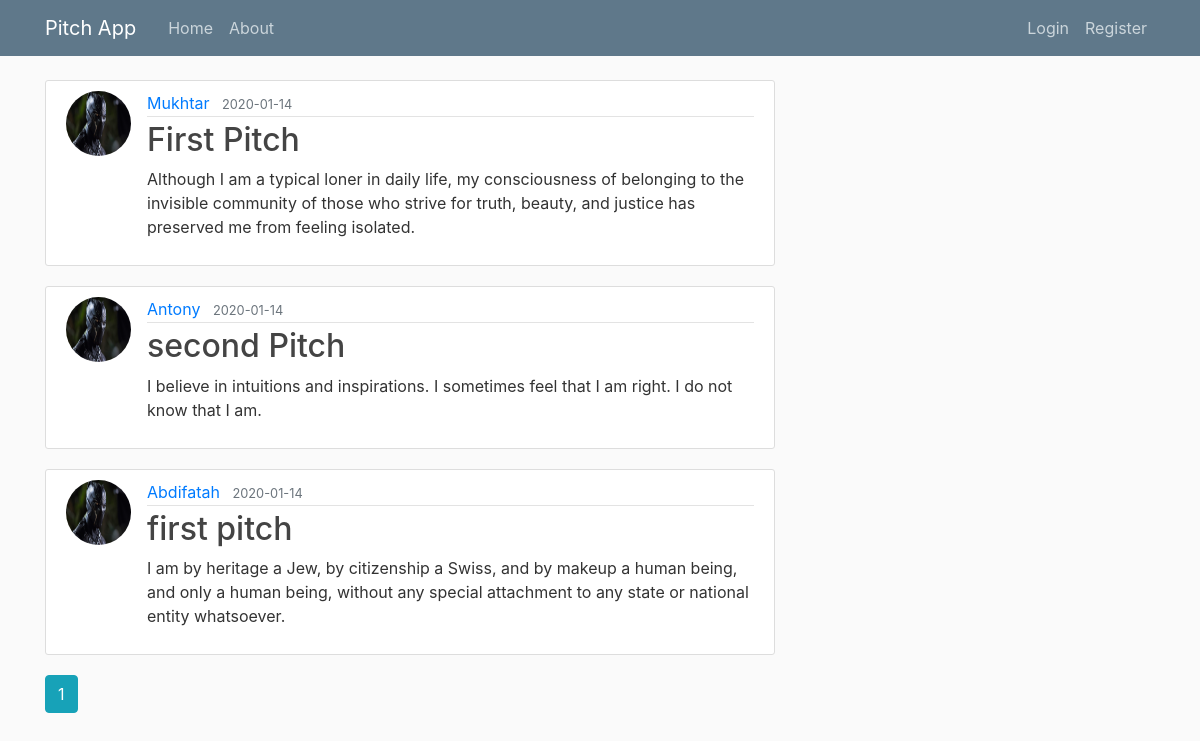
Page /home on the earlier database version.
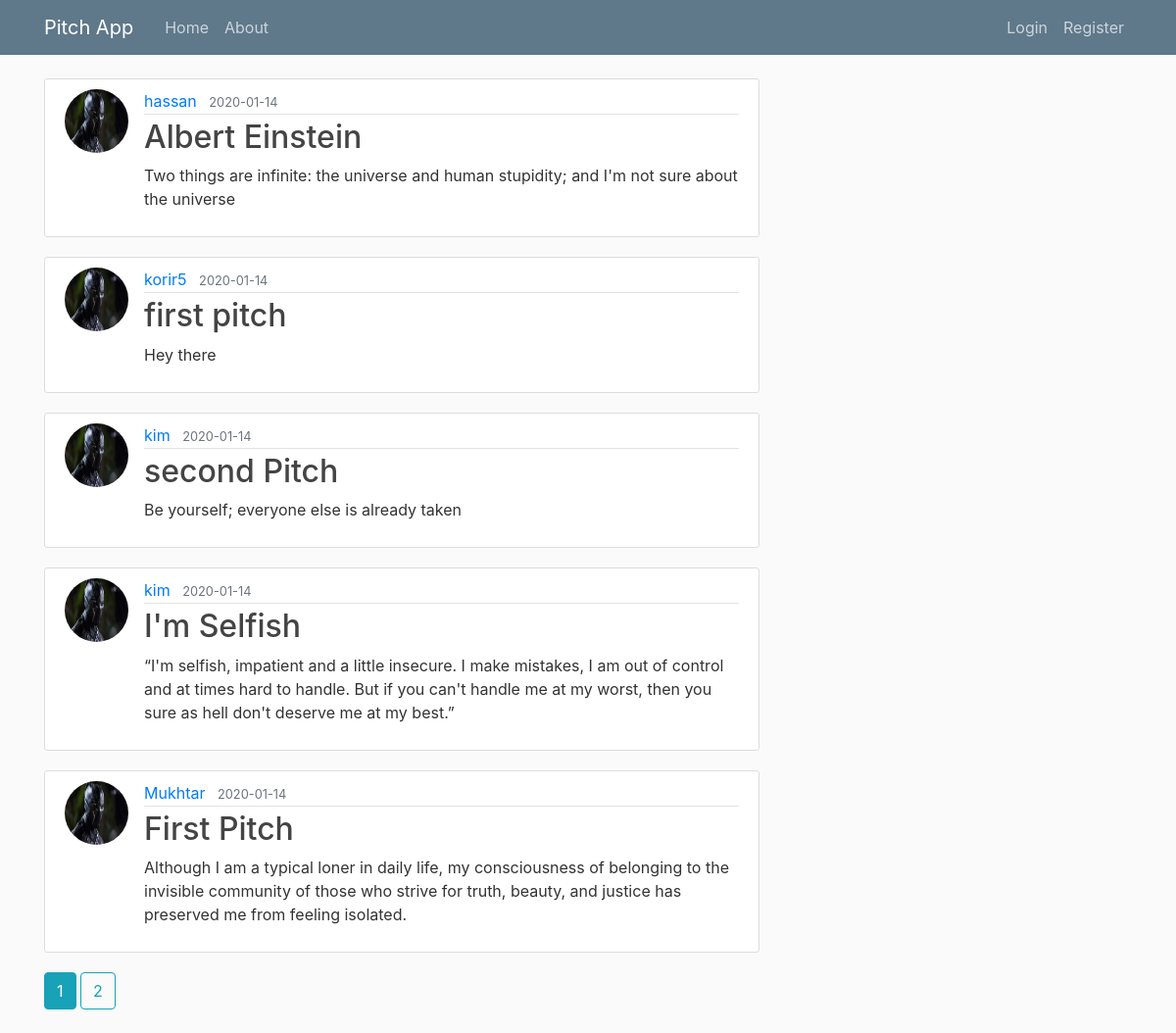
Same page on the later database version.
### pitch/models.py (models this page shows, shortened)
class Post(db.Model):
    id = db.Column(db.Integer, primary_key=True)
    title = db.Column(db.String(100), nullable=False)
    date_posted = db.Column(db.DateTime, nullable=False, default=datetime.utcnow)
    content = db.Column(db.Text, nullable=False)
    user_id = db.Column(db.Integer, db.ForeignKey('user.id'), nullable=False)

class User(db.Model, UserMixin):
    id = db.Column(db.Integer, primary_key=True)
    username = db.Column(db.String(20), unique=True, nullable=False)
    email = db.Column(db.String(120), unique=True, nullable=False)
    image_file = db.Column(db.String(20), nullable=False, default='default.jpg')
    password = db.Column(db.String(60), nullable=False)
    posts = db.relationship('Post', backref='author', lazy=True)

### pitch/routes.py (the view)
@app.route("/")
@app.route("/home")
def home():
    page = request.args.get('page', 1, type=int)
    posts = Post.query.order_by(Post.date_posted.desc()).paginate(page=page, per_page=5)
    return render_template('home.html', posts=posts)

### pitch/templates/home.html
{% extends "layout.html" %}
{% block content %}
    {% for post in posts.items %}
        <article class="media content-section">
          <img class="rounded-circle article-img" src="{{ url_for('static', filename='profile_pics/' + post.author.image_file) }}">
          <div class="media-body">
            <div class="article-metadata">
              <a class="mr-2" href="{{ url_for('user_posts', username=post.author.username) }}">{{ post.author.username }}</a>
              <small class="text-muted">{{ post.date_posted.strftime('%Y-%m-%d') }}</small>
            </div>
            <h2><a class="article-title" href="{{ url_for('post', post_id=post.id) }}">{{ post.title }}</a></h2>
            <p class="article-content">{{ post.content }}</p>
          </div>
        </article>
    {% endfor %}
    {% for page_num in posts.iter_pages(left_edge=1, right_edge=1, left_current=1, right_current=2) %}
      {% if page_num %}
        {% if posts.page == page_num %}
          <a class="btn btn-info mb-4" href="{{ url_for('home', page=page_num) }}">{{ page_num }}</a>
        {% else %}
          <a class="btn btn-outline-info mb-4" href="{{ url_for('home', page=page_num) }}">{{ page_num }}</a>
        {% endif %}
      {% else %}
        ...
      {% endif %}
    {% endfor %}
{% endblock content %}

### pitch/templates/layout.html (shortened to what this page needs)
<!DOCTYPE html>
<html>
<head>
    <link rel="stylesheet" href="https://maxcdn.bootstrapcdn.com/bootstrap/4.0.0/css/bootstrap.min.css">
    <link rel="stylesheet" type="text/css" href="{{ url_for('static', filename='main.css') }}">
</head>
<body>
    <header class="site-header">
      <nav class="navbar navbar-expand-md navbar-dark bg-steel fixed-top">
        <div class="container">
          <a class="navbar-brand mr-4" href="/">Pitch App</a>
          <div class="collapse navbar-collapse" id="navbarToggle">
            <div class="navbar-nav mr-auto">
              <a class="nav-item nav-link" href="{{ url_for('home') }}">Home</a>
              <a class="nav-item nav-link" href="{{ url_for('about') }}">About</a>
            </div>
            <div class="navbar-nav">
              {% if current_user.is_authenticated %}
               <a class="nav-item nav-link" href="{{ url_for('new_post') }}">New Pitch</a>
                <a class="nav-item nav-link" href="{{ url_for('account') }}">Account</a>
                <a class="nav-item nav-link" href="{{ url_for('logout') }}">Logout</a>
              {% else %}
                <a class="nav-item nav-link" href="{{ url_for('login') }}">Login</a>
                <a class="nav-item nav-link" href="{{ url_for('register') }}">Register</a>
              {% endif %}
            </div>
          </div>
        </div>
      </nav>
    </header>
    <main role="main" class="container">
      <div class="row">
        <div class="col-md-8">
          {% block content %}{% endblock %}
        </div>
      </div>
    </main>
</body>
</html>

### pitch/static/main.css (style rules this page uses)
body { background: #fafafa; color: #333333; margin-top: 5rem; }
h1, h2, h3, h4, h5, h6 { color: #444444; }
.bg-steel { background-color: #5f788a; }
.site-header .navbar-nav .nav-link { color: #cbd5db; }
.content-section { background: #ffffff; padding: 10px 20px; border: 1px solid #dddddd; border-radius: 3px; margin-bottom: 20px; }
.article-title { color: #444444; }
.article-content { white-space: pre-line; }
.article-img { height: 65px; width: 65px; margin-right: 16px; }
.article-metadata { padding-bottom: 1px; margin-bottom: 4px; border-bottom: 1px solid #e3e3e3 }

Differences in the rows shown:
no longer on this page (row unchanged): Post: image_file (placeholder picture), author.username "Antony", date_posted "2020-01-14", title "second Pitch", content "I believe in intuitions and inspirations. I sometimes feel that I am right. I do not know that I am."
no longer on this page (row unchanged): Post: image_file (placeholder picture), author.username "Abdifatah", date_posted "2020-01-14", title "first pitch", content "I am by heritage a Jew, by citizenship a Swiss, and by makeup a human being, and only a human being, without any special attachment to any state or national entity whatsoever."
added Post: image_file (picture), author.username "hassan", date_posted "2020-01-14", title "Albert Einstein", content "Two things are infinite: the universe and human stupidity; and I'm not sure about the universe"
added Post: image_file (placeholder picture), author.username "korir5", date_posted "2020-01-14", title "first pitch", content "Hey there"
added Post: image_file (placeholder picture), author.username "kim", date_posted "2020-01-14", title "second Pitch", content "Be yourself; everyone else is already taken"
added Post: image_file (placeholder picture), author.username "kim", date_posted "2020-01-14", title "I'm Selfish", content "“I'm selfish, impatient and a little insecure. I make mistakes, I am out of control and at times hard to handle. But if you can't handle me at my worst, then you sure as hell don't deserve me at my best.”"
Other differences:
new list line: "2"
